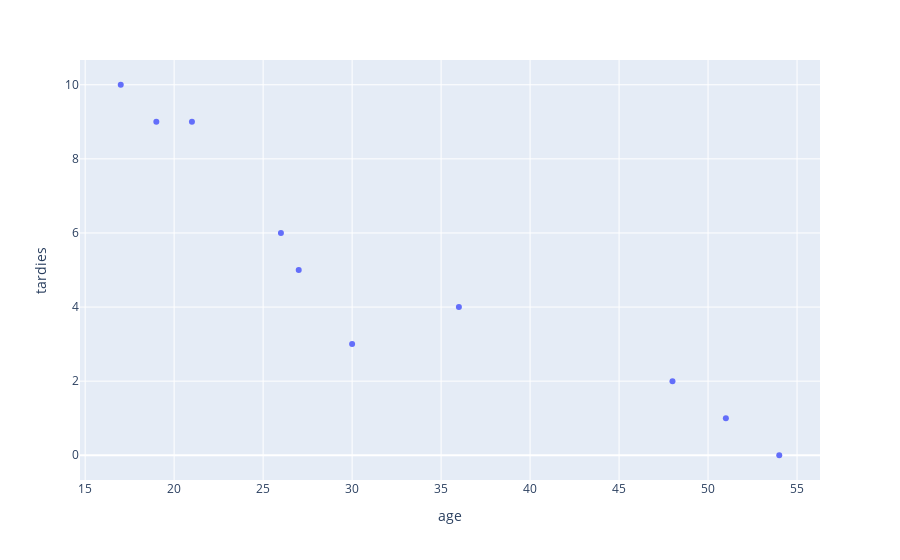

The notebook cell this image was saved under:
### Markdown cell above
Draw a dispersion diagram (scatter plot) for the data.

### Code cell
# Your code here.
px.scatter(student_data,x = 'age',y = 'tardies')

### Figure 1 — Plotly figure (JSON) as saved in the notebook; plotly's stock layout.template omitted (floating-point values rounded to 4 significant figures)
{"data": [{"hovertemplate": "age=%{x}<br>tardies=%{y}<extra></extra>", "legendgroup": "", "marker": {"color": "#636efa", "symbol": "circle"}, "mode": "markers", "name": "", "orientation": "v", "showlegend": false, "type": "scatter", "x": [17, 51, 27, 21, 36, 48, 19, 26, 54, 30], "xaxis": "x", "y": [10, 1, 5, 9, 4, 2, 9, 6, 0, 3], "yaxis": "y"}], "layout": {"legend": {"tracegroupgap": 0}, "margin": {"t": 60}, "xaxis": {"anchor": "y", "domain": [0, 1], "title": {"text": "age"}}, "yaxis": {"anchor": "x", "domain": [0, 1], "title": {"text": "tardies"}}}}
